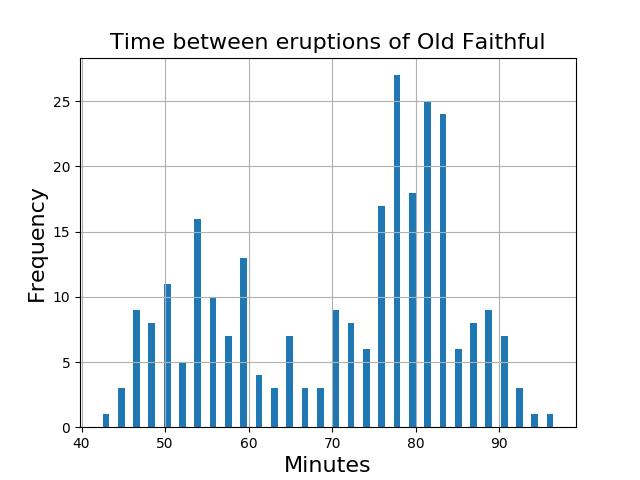

This chart was generated by the following Python code:
#! /usr/bin/env python3
#
def geyser_bar ( ):

#*****************************************************************************80
#
## geyser_bar makes a bar plot of geyser data.
#
#  Licensing:
#
#    This code is distributed under the GNU LGPL license.
#
#  Modified:
#
#    22 April 2019
#
#  Author:
#
#    John Burkardt
#
  import matplotlib.pyplot as plt
  import numpy as np
  import platform

  print ( '' )
  print ( 'geyser_bar:' )
  print ( '  Python version: %s' % ( platform.python_version ( ) ) )
  print ( '  Read a list of binned data representing waiting times between' )
  print ( '  eruptions of the Old Faithful geyser.' )
  print ( '  Plot the data as a bar chart.' )
#
#  Read the values from the file.
#
  filename = 'geyser_bar_data.txt'
  data = np.loadtxt ( filename )
  tcenter = data[:,0]
  ycount = data[:,1]
#
#  Create the bar plot.
#
  plt.bar ( tcenter, ycount )

  plt.grid ( True )
  plt.title ( 'Time between eruptions of Old Faithful', fontsize = 16 )
  plt.xlabel ( 'Minutes', fontsize = 16 )
  plt.ylabel ( 'Frequency', fontsize = 16 )
  filename = 'geyser_bar.png'
  plt.savefig ( filename )
  plt.show ( block = False )
  plt.clf ( )

  print ( '' )
  print ( '  Graphics saved as "%s"' % ( filename ) )
#
#  Terminate.
#
  print ( '' )
  print ( 'geyser_bar:' )
  print ( '  Normal end of execution.' )
  return

if ( __name__ == '__main__' ):
  from timestamp import timestamp
  timestamp ( )
  geyser_bar ( )
  timestamp ( )

